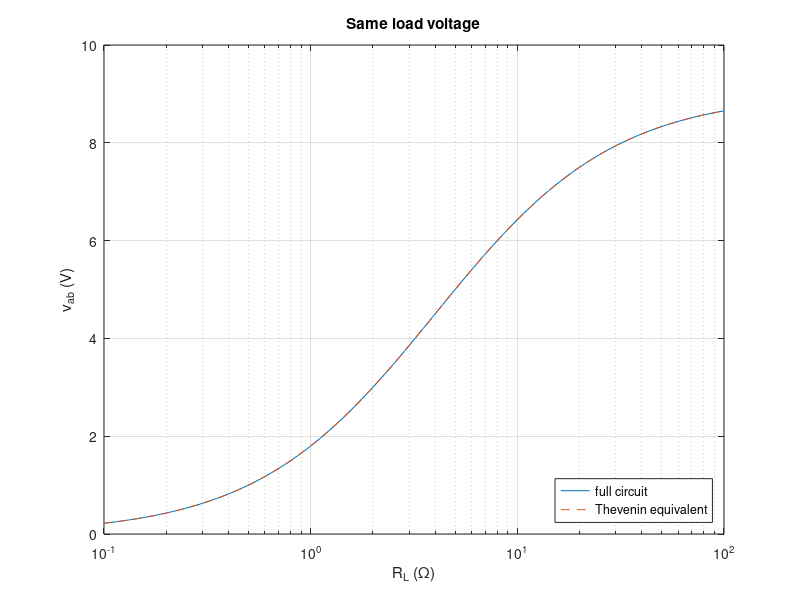

MATLAB code to generate this figure: (Note: this script raises an error after producing the figure.)
% Circuits 1 — Thevenin and Norton Equivalents
%title: Thevenin Equivalent: Three Ways
%ar-title: مكافئ ثيفنن بثلاث طرق
%lesson: c1-techniques-9
%course: circuits-1

%% From the formulas
%ar: الدائرة: مصدر 12 V، R1 = 4، R2 = 12 على التوازي مع الطرفين عبر R3 = 1. VTh بقسمة الجهد، و RTh بإطفاء المصدر.
Vs = 12; R1 = 4; R2 = 12; R3 = 1;
par = @(a, b) a*b/(a + b);
VTh = Vs*R2/(R1 + R2);
RTh = R3 + par(R1, R2);
IN = VTh/RTh;
fprintf('VTh = %g V, RTh = %g ohm, IN = %g A\n', VTh, RTh, IN)
%check: VTh == 9 && RTh == 4 && IN == 2.25

%% From two measurements on the full circuit
%ar: الطريقة التجريبية (كما في المعمل): احسب جهد الطرفين لحملين مختلفين من الدائرة الكاملة، ثم أوجد الخط v = VTh − RTh·i.
vload = @(RL) Vs*par(R2, R3 + RL)/(R1 + par(R2, R3 + RL)) * RL/(R3 + RL);
RLa = 2; RLb = 10;
va = vload(RLa); vb = vload(RLb); ia = va/RLa; ib = vb/RLb;
c = polyfit([ia ib], [va vb], 1);
fprintf('from two loads: VTh = %g V, RTh = %g ohm\n', c(2), -c(1))
%check: abs(c(2) - 9) < 1e-9 && abs(-c(1) - 4) < 1e-9

%% The equivalent behaves the same for every load
%ar: نرسم جهد الحمل من الدائرة الكاملة ومن المكافئ: المنحنيان متطابقان تمامًا.
RL = logspace(-1, 2, 100);
vfull = arrayfun(vload, RL);
vth = VTh*RL./(RTh + RL);
semilogx(RL, vfull, RL, vth, '--'); grid on; xlabel('R_L (\Omega)'); ylabel('v_{ab} (V)')
legend('full circuit', 'Thevenin equivalent', 'Location', 'southeast'); title('Same load voltage')
fprintf('largest difference = %g V\n', max(abs(vfull - vth)))
%check: max(abs(vfull - vth)) < 1e-9

%%! Project idea: measure the output resistance of a real device
%ar: مشروع معمل: قِس جهد خرج شاحن أو بطارية بدون حمل ثم مع حمل معروف. الدالة تعطيك VTh و RTh من قراءتين فقط. جرّبها بقراءات حقيقية.
[V0, R0] = thevenin_from(5.05, Inf, 4.80, 10);
fprintf('charger: VTh = %.2f V, RTh = %.3f ohm\n', V0, R0)

function [VTh, RTh] = thevenin_from(v1, R1, v2, R2)
% v1 measured with load R1 (Inf = no load), v2 with load R2
    if isinf(R1), VTh = v1; RTh = (v1 - v2)/(v2/R2);
    else, i1 = v1/R1; i2 = v2/R2; RTh = (v1 - v2)/(i2 - i1); VTh = v1 + i1*RTh; end
end
